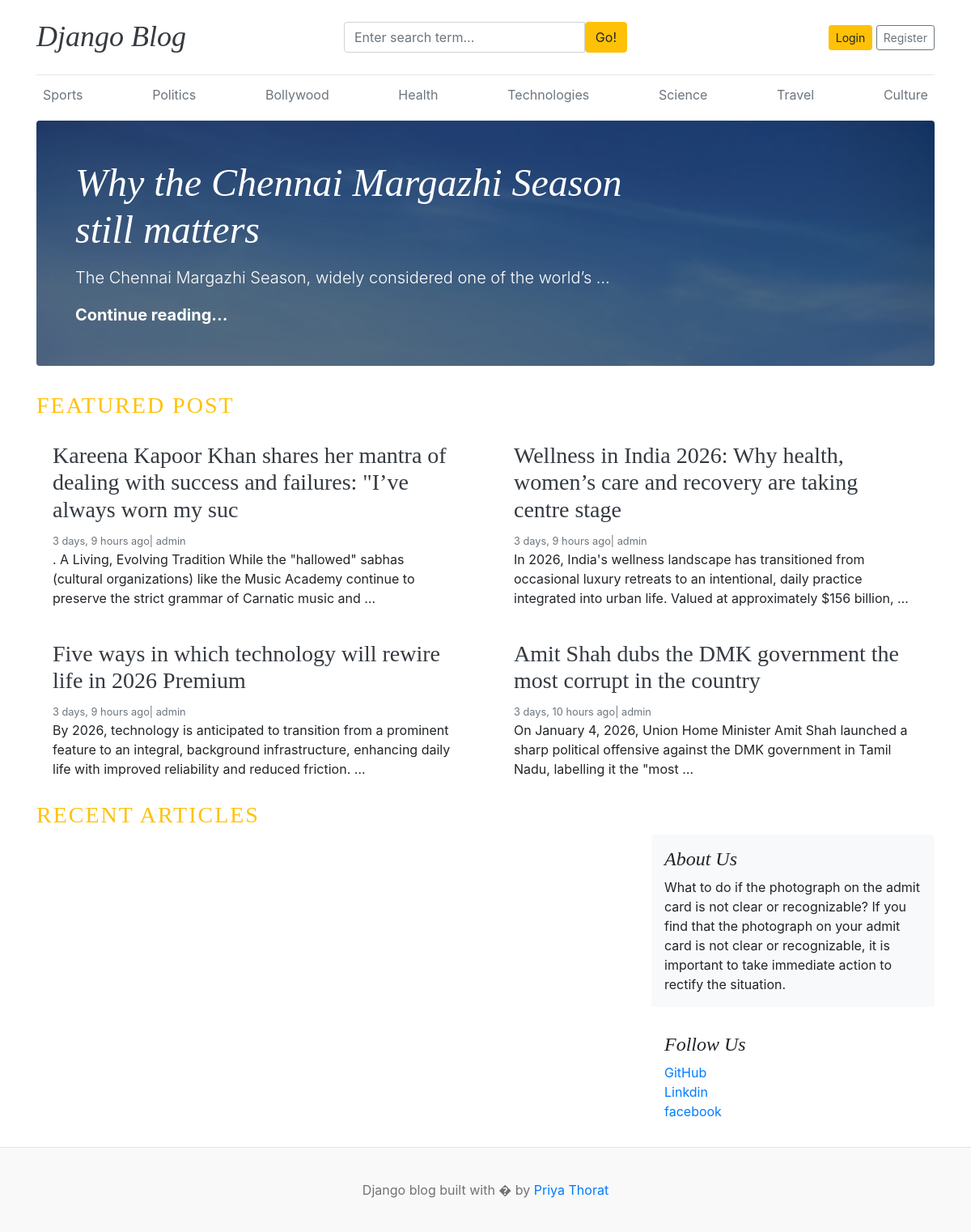
The app's page /, older data.
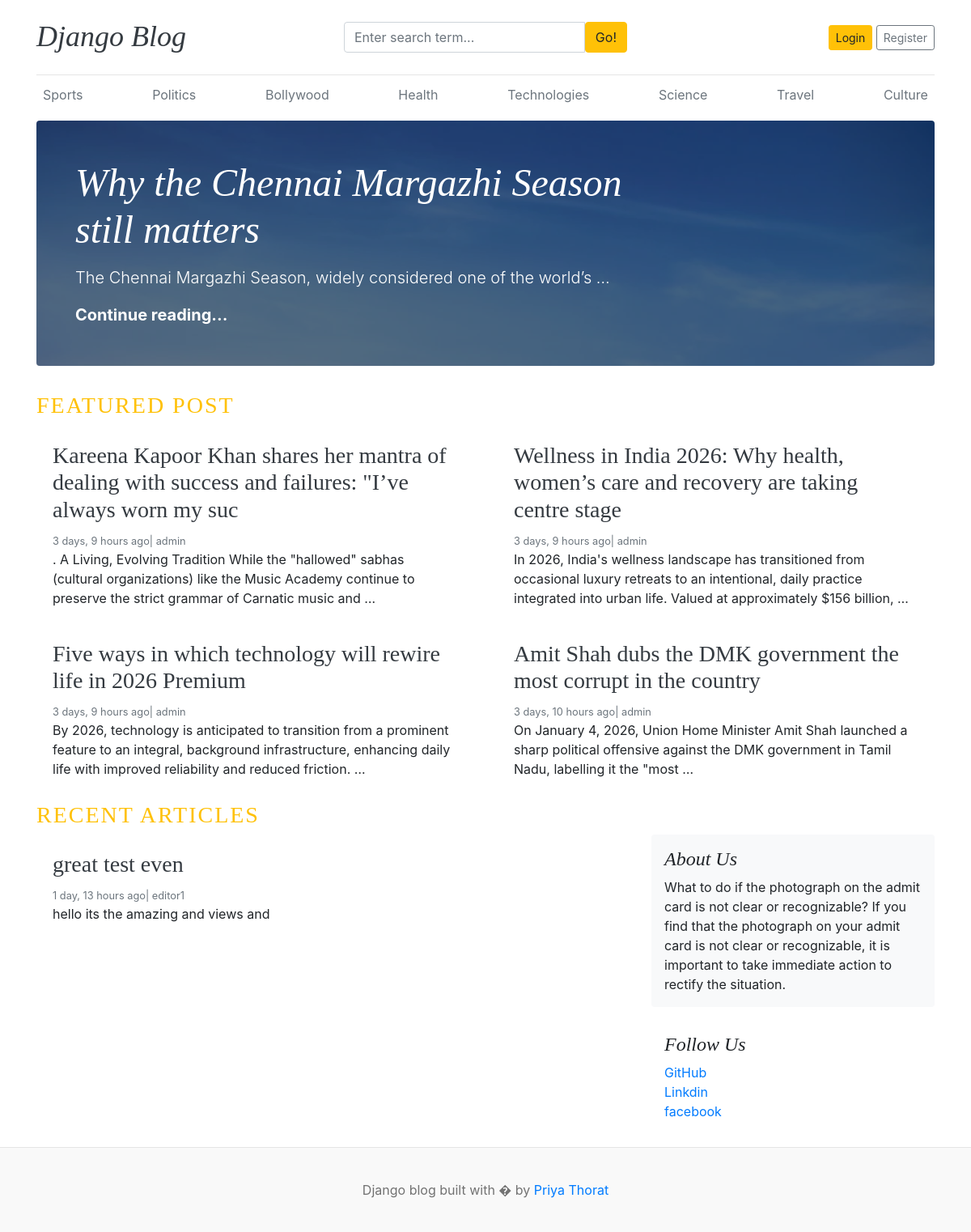
The same page, newer data.
### blogs/models.py (models this page shows, shortened)
class Category(models.Model):
    category_name=models.CharField(max_length=50,unique=True)
    created_at=models.DateTimeField(auto_now_add=True)
    updated_at=models.DateTimeField(auto_now=True)
    class Meta:  #its for plural categorys to ==
        verbose_name_plural='categories'

class Blog(models.Model):
    title = models.CharField(max_length=100)
    slug = models.SlugField(max_length=150, unique=True, blank=True)
    category = models.ForeignKey(Category, on_delete=models.CASCADE)
    author = models.ForeignKey(User, on_delete=models.CASCADE)
    featured_img = models.ImageField(upload_to='uploads/%Y/%m/%d')
    short_description = models.TextField(max_length=500)
    blog_body = models.TextField(max_length=2000)
    status = models.CharField(max_length=20,choices=STATUS_CHOICES, default="Draft")
    is_featured = models.BooleanField(default=False)
    created_at = models.DateTimeField(auto_now_add=True)
    updated_at = models.DateTimeField(auto_now=True)

### assignments/models.py (models this page shows, shortened)
class SocialLink(models.Model):
    platform=models.CharField(max_length=25)
    link=models.URLField(max_length=100)
    created_at = models.DateTimeField(auto_now_add=True)
    updated_at = models.DateTimeField(auto_now=True)

### blog_main/views.py (the view)
# urls.py: 2. Add a URL to urlpatterns:  path('', views.home, name='home')
def home(request):
    featured_post=Blog.objects.filter(is_featured=True,status='Published').order_by('-updated_at') #filter because we have to add cond
    posts=Blog.objects.filter(is_featured=False, status='Published')
    try:#try only works with get() not with all() and filter()
        about=About.objects.get()
    except:
        about=None
    context={
        'featured_post':featured_post,
        'posts':posts,
        'about':about
    }
    return render(request ,"home.html",context) #context will only take one function for the categories we have dine the context processor

### blogs/context_processors.py (called while the page is built)
def get_categories(request):
    categories=Category.objects.all()
    return dict(categories=categories)

def get_social_links(request):
    social_links=SocialLink.objects.all()
    return dict(social_links=social_links)

### template/home.html
{% extends 'base.html'%}
  {% block content  %}
{% for post in featured_post%}
 {% if forloop.first%}
<div class="jumbotron p-3 p-md-5 text-white rounded bg-dark" style="background-image: url({{post.featured_img.url}});background-blend-mode: overlay;background-size:cover;">
    <div class="col-md-8 px-0">
      <h1 class="display-4 font-italic">{{post.title}}</h1>
      <p class="lead my-3">{{post.short_description | truncatewords:10}}</p>
      <p class="lead mb-0"><a href="{%url 'blogs' post.slug %}" class="text-white font-weight-bold">Continue reading...</a></p>
    </div>
  </div>
{% endif %}
{% endfor%}
 <h3 class="text-uppercase text-warning" style="letter-spacing: 2px;">Featured Post</h3>
  <div class="row mb-2">
    {% for post in featured_post %}
    {% if not forloop.first%}
    <div class="col-md-6">
      <div class="card border-0" >
        <div class="card-body">
          <h3><a href="{%url 'blogs' post.slug %}" class="text-dark">{{post.title}}</a></h3>
          <small class="mb-1 text-muted">{{post.created_at | timesince}} ago| {{post.author}}</small>
          <p class="card-text">{{post.short_description | truncatewords:25}}</p>
        </div>
      </div>
    </div>
    {%endif%}
  {%endfor%}
  </div>
  <h3 class="text-uppercase text-warning" style="letter-spacing: 2px;">Recent Articles</h3>
  <main role="main" class="container p-0">
    <div class="row">
      <div class="col-md-8 blog-main">
        {% for post in posts %}
      <div class="card border-0" >
        <div class="card-body">
          <h3><a href="{%url 'blogs' post.slug %}" class="text-dark">{{post.title}}</a></h3>
          <small class="mb-1 text-muted">{{post.created_at | timesince}} ago| {{post.author}}</small>
          <p class="card-text">{{post.short_description | truncatewords:25}}</p>
        </div>
      </div>
        {%  endfor %}
      </div>
      <aside class="col-md-4 blog-sidebar">
        <div class="p-3 mb-3 bg-light rounded">
          <h4 class="font-italic">{{about.about_heading}}</h4>
          <p class="mb-0">{{about.about_desc}}</p>
        </div>
        {% if social_links%}
        <div class="p-3">
          <h4 class="font-italic">Follow Us</h4>
          <ol class="list-unstyled">
            {% for i in social_links%}
            <li><a href="{{ i.link}}" target="_blank">{{i.platform}}</a></li>
            {% endfor %}
          </ol>
        </div>
        {% endif %}
      </aside>
    </div>
  </main>
</div>
 {% endblock %}

### template/base.html (shortened to what this page needs)
<!DOCTYPE html>
<html lang="en">
<head>
    <link href="https://getbootstrap.com/docs/4.0/dist/css/bootstrap.min.css" rel="stylesheet">
    <link href="css/blog.css" rel="stylesheet">
    <link rel="stylesheet" href="https://cdnjs.cloudflare.com/ajax/libs/font-awesome/7.0.1/css/all.min.css" />
  </head>
<body>
    <div class="container">
      <header class="blog-header py-3">
        <div class="row flex-nowrap justify-content-between align-items-center">
          <div class="col-4 pt-1">
            <h1 class="font-italic"><a class="blog-header-logo text-dark" href="/">Django Blog</a></h1>
          </div>
          <div class="col-4">
            <form action="{% url 'search'%}" method="GET">
              <div class="input-group">
                        <input class="form-control" type="text" name="keyword" value="{{keyword}}" placeholder="Enter search term..." aria-label="Enter search term..." aria-describedby="button-search" />
                        <button type="submit" class="btn btn-warning" id="button-search" type="button">Go!</button>
                    </div>
            </form>
          </div>
          <div class="col-4 d-flex justify-content-end align-items-center">
            {% if not user.is_authenticated%}
            <a class="btn btn-sm btn-warning" href="{% url 'login' %}">Login</a> &nbsp;
            <a class="btn btn-sm btn-outline-secondary" href="{% url 'register' %}">Register</a>
            {% else %}
            <span><a href=" {% url 'dashboard' %}">Dashboard</a></span>&nbsp;&nbsp;
            <span><a href="{% url 'logout' %}">Logout</a></span>
            {% endif %}
          </div>
        </div>
      </header>
      <div class="nav-scroller py-1 mb-2">
        <nav class="nav d-flex justify-content-between">
          {% for cat in categories%}
          <a class="p-2 text-muted" href="{% url 'posts_by_category' cat.id %}">{{cat.category_name}}</a>
          {%endfor%}
        </nav>
      </div>
{% block content%}
{%endblock%}
   <footer class="blog-footer">
  <p class="text-center">Django blog built with � by <a href="#">Priya Thorat</a></p>
</footer>
</body>
</html>

Row changes from the older to the newer data that the page shows:
added Blog: title "great test even", created_at "1 day, 13 hours", author "editor1", short_description "hello its the amazing and views and", shown under "RECENT ARTICLES"
